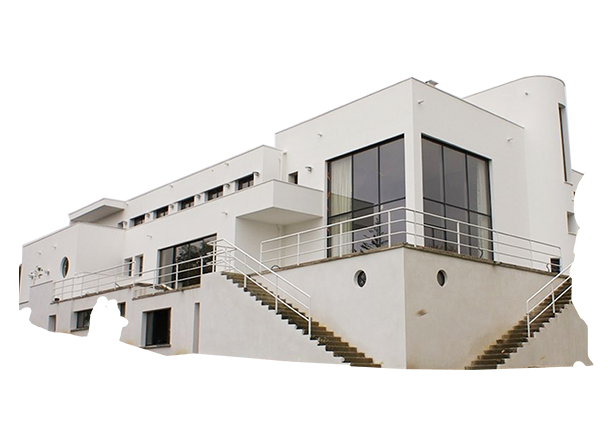
#> input picture Sample/Huan/1-1.png, 608 x 434 px, given in place of 3-1.png, which was not available
$ python LivingImage.py
#> lines starting #> are read from the running program, lines starting #| are printed output that depends on the picture; after the words box and inside, x2 and y2 are one past the last pixel; in counts of white or black regions, pixels touching at a corner belong together; pictures that were not available may be replaced by others from this repository, and a replacement may not be noted
### functions.py
import cv2
import os
import numpy as np
import pandas as pd
import matplotlib.pyplot as plt

from osgeo import gdal, ogr, osr
from tqdm import tqdm

# [15 lines left out: function percent_clip, not called in this run]

def BinarizeRaster(inputraster, focus="dark"):
    array = np.ravel(inputraster)

    idx = np.where(array == -1)
    array = np.delete(array, idx)
    if len(array):
        in_raster_mean = np.mean(array)
    else:
        in_raster_mean = 0

    # in_raster_max = np.max(array)

    if focus == "light":
        reclass = np.where(
            inputraster > in_raster_mean, 1, 0
        )  # change this for dark or white focus. 1,0 for dark (Lena), 0,1 for light (nighttime)
    else:
        reclass = np.where(
            (inputraster <= in_raster_mean) & (inputraster != -1), 1, 0
        )  # change this for dark or white focus. 1,0 for dark (Lena), 0,1 for light (nighttime)
    reclass = np.array(reclass, dtype=np.uint8)

    del array, idx
    return reclass

def head_tail_breaks(array, break_per=0.4):
    rats = []
    rat_in_head, head_mean, ht_index = 0, 0, 1

    array = np.ravel(array)

    while (rat_in_head <= break_per) and (len(array) > 1) and np.mean(array) > 0:
        mean = np.mean(array)

        head_mean = array[array > mean]

        count_total = len(array)
        count_head_mean = len(head_mean)

        rat = count_head_mean / count_total
        rats.append(rat)

        if rat_in_head == 0:
            rat_in_head = rat
        else:
            rat_in_head = np.mean(rats)

        if rat_in_head < break_per:  # adjust ht breaks seperator
            ht_index += 1
        array = head_mean
    # ht_index = len(record)
    del head_mean, array, rats
    return ht_index

def Clip(img, lb_images, stats, centers, xy_last, thre=0.00001):
    # 获取所有连通区域的面积
    areas = stats[:, cv2.CC_STAT_AREA]

    # 获取所有符合要求的区域的索引
    large_regions_indices = np.where(areas >= thre)[0]

    # 初始化空列表
    regions_list, centers_list, original_xy = [], [], []

    # 循环处理每个连通区域，并使用 tqdm 跟踪处理进度
    # with tqdm(total=len(large_regions_indices), desc='Clipping regions') as pbar:
    for i in large_regions_indices:
        # 计算当前连通区域的边界框，并将其添加到列表中
        x, y, w, h, _ = stats[i]

        region = img[y : y + h, x : x + w]
        region_lb = lb_images[y : y + h, x : x + w]

        region = np.where(region_lb == (i + 1), region, -1)

        xy = np.array([x, y])
        centroid = centers[i].astype(int)

        # if region.shape!=img.shape:
        # 将提取的连通区域添加到列表中
        regions_list.append(region)
        centers_list.append(centroid + xy_last)
        original_xy.append(xy + xy_last)
        # pbar.update(1)
    del img, lb_images, stats, centers
    return regions_list, centers_list, original_xy

def process_hierarchy(regions_list, xy_last_list, focus, nodes, break_per=0.4, first=False):
    return_list, centers_list, xy_list, d_index, areas_list, sources, targets = [], [], [], [], [], [], []
    s, d, lr = 0, 0, 0

    with tqdm(total=len(regions_list), desc="Processing regions") as pbar:
        for i, region in enumerate(regions_list):

            node = nodes[i]
            bin_image = BinarizeRaster(region, focus)

            num_labels, lb_images, stats, centers = cv2.connectedComponentsWithStats(
                bin_image, connectivity=4
            )
            num_labels -= 1
            stats = stats[1:]
            centers = centers[1:]

            areas = np.sqrt(stats[:, cv2.CC_STAT_AREA])  # Remove background
            ht_index = head_tail_breaks(areas, break_per)

            if ht_index > 2 or first:

                d_index.append(node)
                regions_list_new, centers, xy = Clip(
                    region, lb_images, stats, centers, xy_last_list[i]
                )

                sources.extend([node] * len(regions_list_new))
                targets.extend([ nodes[-1] + i + 1 + len(return_list) for i in range(len(regions_list_new))])

                return_list.extend(regions_list_new)
                centers_list.extend(centers)
                xy_list.extend(xy)
                d += 1

                s += num_labels
                lr += ht_index * num_labels
                areas_list.extend(areas)

            pbar.update(1)
    nodes = [i + nodes[-1] + 1 for i in range(len(return_list))]
    return return_list, d, s, lr, xy_list, d_index, nodes, sources, targets

def process_recursively(inputraster, focus):
    i = 0
    xy = np.zeros(2, dtype=int)
    results, nodes = [], [1]

    while True:
        return_list, d, s, lr, xy, d_index, nodes, sources, targets = process_hierarchy(
            [inputraster] if i == 0 else return_list, xy, focus, nodes)

        if len(return_list) == 0:
            break

        print(f"--------------------- hierarchy {i+1} has done ---------------------")
        print(f"Hierarchy {i}, D={d}, S={s}, lr={lr}")

        i += 1
        results.append({
            'output': return_list,
            's': s,
            'd': d,
            'lr': lr,
            'd_index': d_index,
            'xy' :xy,
            'sources': sources,
            'targets': targets
        })

    return results

# [122 lines left out: functions save_result, apply_colormap, save_subs, save_subs_geo, save_gephi, not called in this run]

def save_centers(output_cen_path, xy_list, projection=None, geotransform=None):
    # Ensure the output directory exists
    folder, _ = os.path.split(output_cen_path)
    if not os.path.exists(folder):
        os.makedirs(folder)

    # Create a new Shapefile
    driver = ogr.GetDriverByName('ESRI Shapefile')
    ds = driver.CreateDataSource(output_cen_path)
    layer = ds.CreateLayer(output_cen_path, geom_type=ogr.wkbPoint)

    # Define fields (h, x, y)
    layer.CreateField(ogr.FieldDefn('h', ogr.OFTInteger))
    layer.CreateField(ogr.FieldDefn('x', ogr.OFTReal))
    layer.CreateField(ogr.FieldDefn('y', ogr.OFTReal))

    for h, xys in enumerate(xy_list):
        for xy in xys:
            x, y = xy  # Extract x and y coordinates

            if geotransform is not None:
                # Apply geotransformation
                x_map = geotransform[0] + x * geotransform[1] + y * geotransform[2]
                y_map = geotransform[3] + x * geotransform[4] + y * geotransform[5]
            else:
                # If no geotransform, use x and y as they are
                x_map = float(x)
                y_map = float(y)

            # Create a new feature
            feature = ogr.Feature(layer.GetLayerDefn())
            feature.SetField('h', h)
            feature.SetField('x', x_map)
            feature.SetField('y', y_map)

            # Create point geometry
            point = ogr.Geometry(ogr.wkbPoint)
            point.AddPoint(x_map, y_map)
            feature.SetGeometry(point)

            # Add the feature to the layer
            layer.CreateFeature(feature)

    # If a projection is provided, set the spatial reference
    if projection is not None:
        layer.GetSpatialRef().ImportFromWkt(projection)

    # Cleanup
    ds = None

### LivingImage.py
import numpy as np
from functions import process_recursively, save_result, save_subs, save_gephi, save_centers
from PIL import Image

data_name = "3-1"  # THE OUTPUT FOLDER NAME OF YOUR IMAGE
image_path = r"Sample\Huan\%s.png" % data_name  # THE INPUT IMAGE PATH

output_csv_path = "Results/%s.csv" % data_name
output_hie_path = "Subs/%s.png" % data_name
output_cen_path = "Cens/%s.shp" % data_name
output_gephi_dir = "Gephi/%s/" % data_name

print("--------------------- Processing ---------------------")
focus = "light"  # "light" or "dark"

image = Image.open(image_path)
#> image is the input picture: PIL image 608x434 RGBA; mean R, G, B, A 210.4, 207.3, 204.1, 116.3
inputraster = np.array(image).astype(np.int64)

if image.mode == 'RGBA':

    alpha_channel = inputraster[:, :, 3]
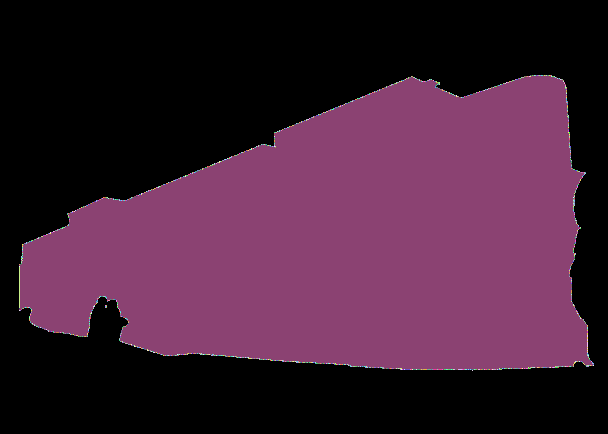
#> alpha_channel: shape (434, 608) int64; 256 distinct labels, from 0 to 255; one colour per label, 0 black
    transparent_pixels = alpha_channel == 0
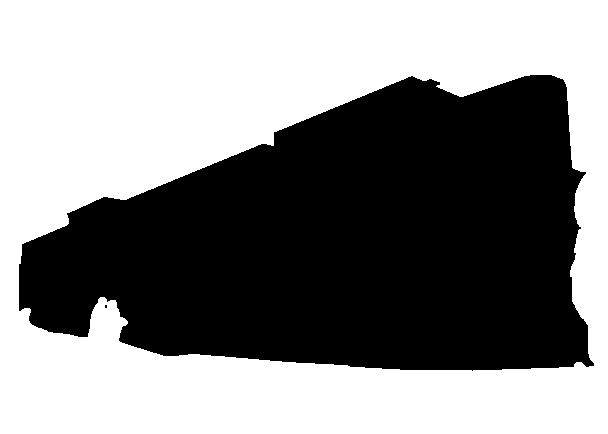
#> transparent_pixels: shape (434, 608) bool; 54% white; 2 black regions (1 under 20 px), largest, box (x1, y1, x2, y2) and area: (19, 75, 594, 371) 121272

    if len(inputraster.shape) > 2:
        inputraster = np.dot(inputraster[..., 0:3], [0.2989, 0.5870, 0.1140])
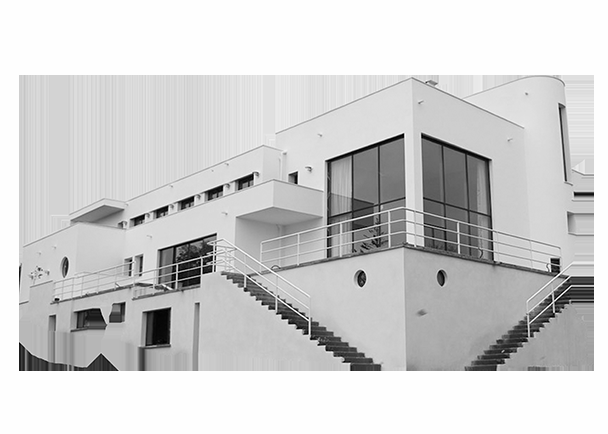
#> inputraster: shape (434, 608) float64; min 0, max 255, mean 207.8
    inputraster[transparent_pixels] = -1
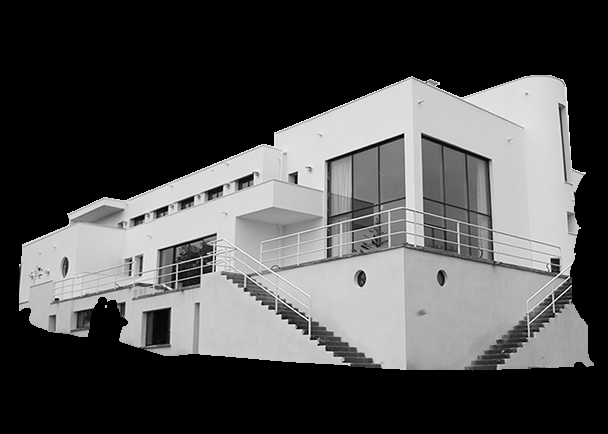
#> inputraster: shape (434, 608) float64; min -1, max 255, mean 79; drawn with min black and max white
else:
    if len(inputraster.shape) > 2:
        inputraster = np.dot(inputraster[..., 0:3], [0.2989, 0.5870, 0.1140])


# Process the image recursively
results = process_recursively(inputraster, focus)
#> the loop in process_recursively, `while True:` made 7 passes
#> (d, s, lr, d_index) on passes 1 to 6: (1, 255, 1020, [1]), (2, 802, 3994, [2, 146]), (9, 364, 1409, [262, 397, 421, 460, 580, 595, 605, 827, 882]), (6, 489, 2341, [1059, 1061, 1094, 1194, 1212, 1330]), (8, 119, 374, [1427, 1579, 1669, 1748, 1770, 1814, 1827, 1891]), (2, 23, 69, [1922, 1947])
#> (d, s, lr) on pass 7: (0, 0, 0)
#| Hierarchy 0, D=1, S=255, lr=1020
#| Hierarchy 1, D=2, S=802, lr=3994
#| Hierarchy 2, D=9, S=364, lr=1409
#| Hierarchy 3, D=6, S=489, lr=2341
#| Hierarchy 4, D=8, S=119, lr=374
#| Hierarchy 5, D=2, S=23, lr=69
#> after the loop in process_recursively, `while True:`: i = 6; nodes = []; results = 6 items; return_list = []
#> results = 6 items

i = len(results)
#> i = 6
d_array = np.array([item['d'] for item in results])
#> d_array = [1, 2, 9, 6, 8, 2]
s_array = np.array([item['s'] for item in results])
#> s_array = [255, 802, 364, 489, 119, 23]
lr_array = np.array([item['lr'] for item in results])
#> lr_array = [1020, 3994, 1409, 2341, 374, 69]
output_list = [item['output'] for item in results]
#> output_list = 6 items
xy_list = [item['xy'] for item in results]
#> xy_list = 6 items
sources = [item['sources'] for item in results]
#> sources = 6 items
targets = [item['targets'] for item in results]
#> targets = 6 items
d_indexes = [item['d_index'] for item in results]
#> d_indexes = [[1], [2, 146], [262, 397, 421, 460, 580, 595, 605, 827, 882], [1059, 1061, 1094, 1194, 1212, 1330], [1427, 1579, 1669, 1748, 1770, 1814, 1827, 1891], [1922, 1947]]

flattened_sources = [source for sublist in sources for source in sublist]
#> flattened_sources = 2052 values from 1 to 1947
flattened_targets = [target for sublist in targets for target in sublist]
#> flattened_targets = 2052 values from 2 to 2053

decs = np.array(d_array).sum()
#> decs = 28
v = i * decs
#> v = 168
lr = lr_array.sum()
#> lr = 9207
print("--------------------- Finished ---------------------")
print("Final result: lr = %d, V = %d" % (lr, v))
#| Final result: lr = 9207, V = 168

# Save the results
# save_result(output_csv_path, d_array, s_array, lr_array, i)
# save_subs(output_hie_path, output_list, image, xy_list, mode='gray')
# save_gephi(output_gephi_dir, flattened_sources, flattened_targets, d_indexes)
save_centers(output_cen_path, xy_list)
#> (the call stopped at in save_centers, `driver = ogr.GetDriverByName('ESRI Shapefile')`: osgeo is not available in this run)

$ run again, on Sample/Huan/3-1.png
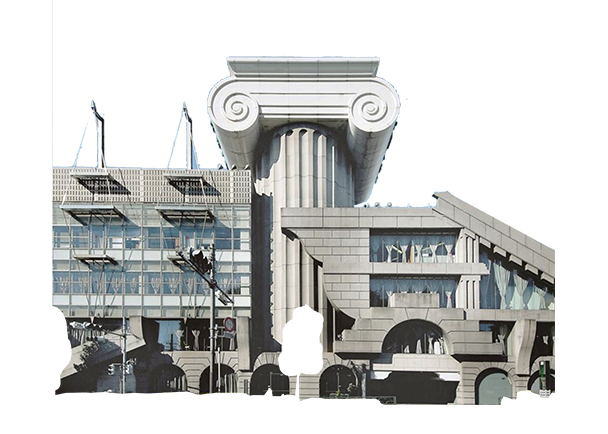
#> input picture Sample/Huan/3-1.png, 608 x 434 px, found by its file name
#> image is the input picture: PIL image 608x434 RGBA; mean R, G, B, A 174, 180.4, 182.6, 119.4
#> alpha_channel: shape (434, 608) int64; 256 distinct labels, from 0 to 255
#> `transparent_pixels = alpha_channel == 0`:
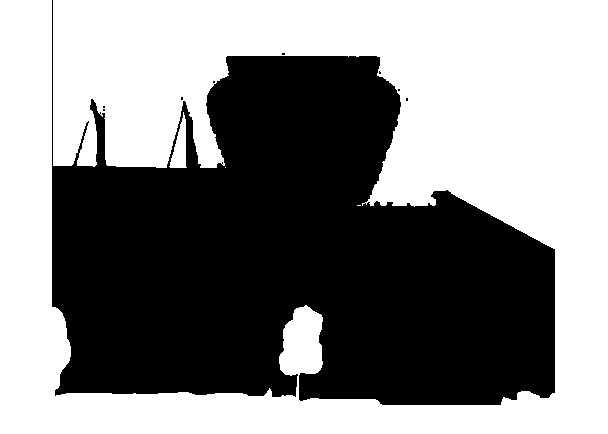
#> transparent_pixels: shape (434, 608) bool; 52.7% white; 9 black regions (8 under 20 px), largest, box (x1, y1, x2, y2) and area: (52, 0, 555, 405) 124887
#> `inputraster[transparent_pixels] = -1`:
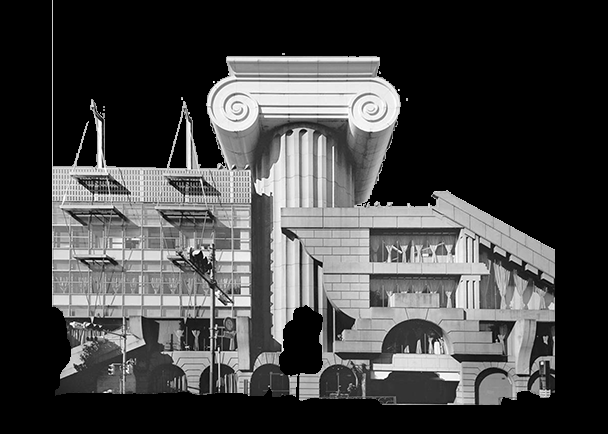
#> inputraster: shape (434, 608) float64; min -1, max 255, mean 66.4; drawn with min black and max white
#> the loop in process_recursively, `while True:` made 7 passes
#> (d, s, lr, d_index) on passes 1 to 5: (1, 460, 2300, [1]), (9, 978, 5507, [2, 45, 165, 171, 215, 316, 343, 410, 417]), (10, 331, 1403, [462, 465, 946, 949, 1046, 1167, 1171, 1229, 1232, 1392]), (8, 139, 571, [1538, 1554, 1565, 1571, 1651, 1655, 1716, 1721]), (1, 17, 51, [1818])
#> (printed output is left out)
#> after the loop in process_recursively, `while True:`: i = 6; nodes = []; results = 6 items; return_list = []
#> `results = process_recursively(inputraster, focus)`: results = 6 items
#> `i = len(results)`: i = 6
#> d_array = [1, 9, 10, 8, 1, 1]
#> s_array = [460, 978, 331, 139, 17, 7]
#> lr_array = [2300, 5507, 1403, 571, 51, 21]
#> output_list = 6 items
#> d_indexes = [[1], [2, 45, 165, 171, 215, 316, 343, 410, 417], [462, 465, 946, 949, 1046, 1167, 1171, 1229, 1232, 1392], [1538, 1554, 1565, 1571, 1651, 1655, 1716, 1721], [1818], [1919]]
#> flattened_sources = 1932 values from 1 to 1919
#> flattened_targets = 1932 values from 2 to 1933
#> decs = 30
#> v = 180
#> `lr = lr_array.sum()`: lr = 9853
#| Final result: lr = 9853, V = 180
